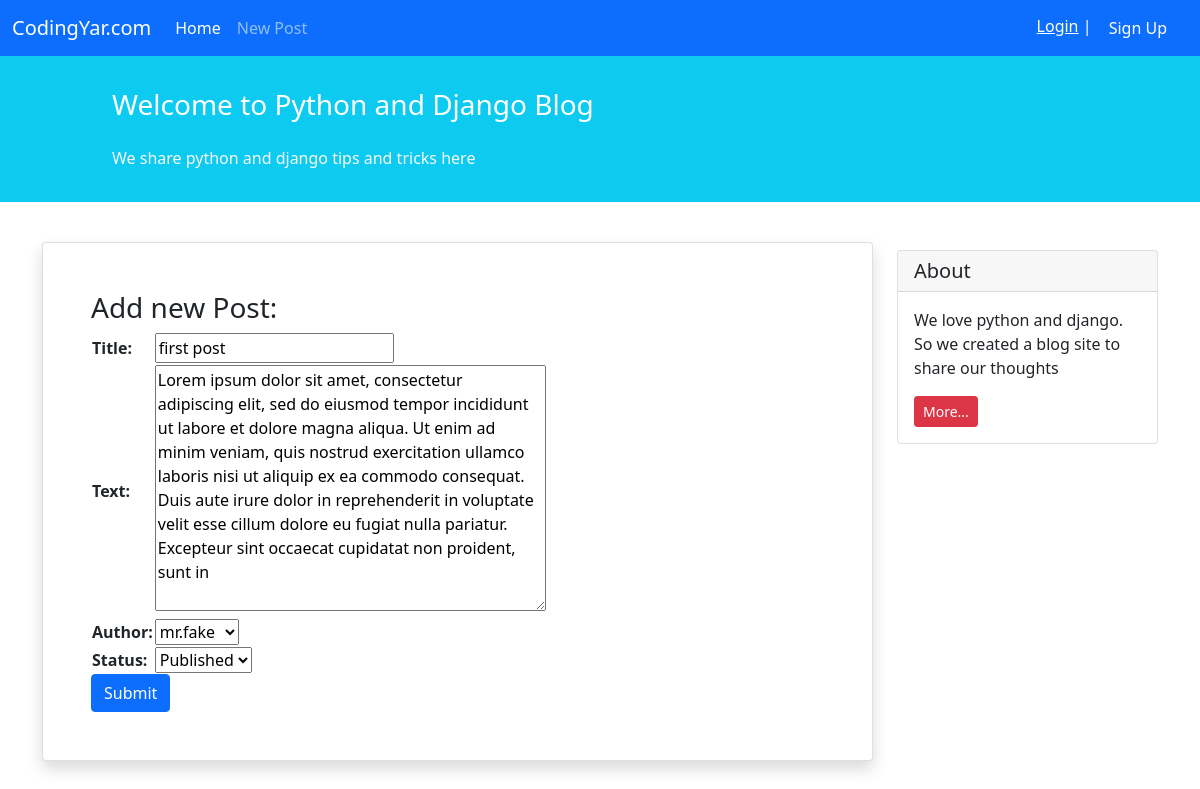
The app's page /blog/1/update with its own data.
### blog/models.py (models this page shows, shortened)
class BlogPost(models.Model):
    STATUS_CHOICES = (
        ('pub', 'Published'),
        ('drf', 'Draft'),
    )
    title = models.CharField(max_length= 100)
    text = models.TextField()
    author = models.ForeignKey('auth.user', on_delete= models.CASCADE)
    date_time_created = models.DateTimeField(auto_now_add=True)
    date_time_modified = models.DateTimeField(auto_now=True)
    status = models.CharField(choices=STATUS_CHOICES, max_length= 3)

### blog/views.py (the view)
# urls.py: path('<int:pk>/update', views.UpdatePostView.as_view(), name= 'update_post'),
class UpdatePostView(generic.UpdateView):
    model = BlogPost
    form_class = BlogPostForm
    template_name = 'blog/create_new_post.html'

### blog/forms.py
class BlogPostForm(forms.ModelForm):
    class Meta:
        model = BlogPost
        fields = ['title', 'text', 'author', 'status']

### blog/templates/blog/create_new_post.html (shortened to what this page needs)
{% extends '_base.html'%}
{% block content%}
<div class="container mt-4">
    <div class="row">
        <div class="col-9">
            <div class="card shadow my-3 p-5">
                <h3>Add new Post:</h3>
                <form method="POST" action="">
                    <table>
                    {{ form.as_table }}
                    </table>
                    <button type="submit" class="btn btn-primary">Submit</button>
                </form>
            </div>
        </div>
        <div class="col-3">
                <div class="card my-4">
                    <h5 class="card-header">About</h5>
                    <div class="card-body">
                        <p class="card-text">We love python and django. So we created a blog site to share our
                            thoughts</p>
                        <a href="#"
                        class="btn btn-sm btn-danger">
                            More...
                        </a>
                    </div>
                </div>
        </div>
    </div>
</div>
{% endblock %}

### records on screen
BlogPost: title "first post", text "Lorem ipsum dolor sit amet, consectetur adipiscing elit, sed do eiusmod tempor incididunt ut labore et dolore magna aliqua. Ut enim ad minim veniam, quis nostrud exercitation ullamco laboris nisi ut aliquip ex ea commodo consequat. Duis aute irure dolor in reprehenderit in voluptate velit esse cillum dolore eu fugiat nulla pariatur. Excepteur sint occaecat cupidatat non proident, sunt in", author "mr.fake", status "Published"
